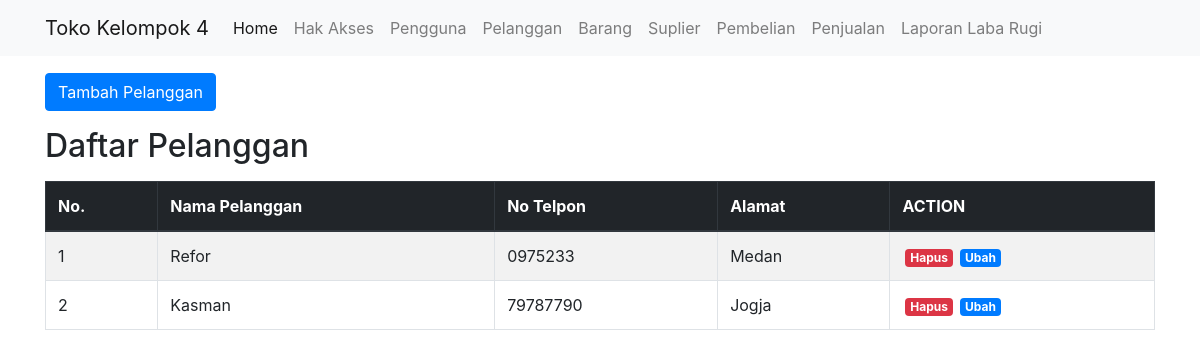
The app's page /public/pelanggan with its own data.
### tables this page shows
CREATE TABLE `pelanggan` (
  `IdPelanggan` int(11) NOT NULL,
  `NamaPelanggan` varchar(255) NOT NULL,
  `NoTelp` varchar(255) NOT NULL,
  `AlamatPelanggan` varchar(255) NOT NULL
);

### app/core/Controller.php (called while the page is built, shortened)
<?php
class Controller {
    public function view($view, $data = [])
    {
        require_once '../app/views/' . $view . '.php';
    }
    public function model($model)
    {
        return new $model;
    }
}

### app/controllers/Pelanggan.php (called while the page is built, shortened)
<?php
class Pelanggan extends Controller {
    public function index()
    {
        $data['judul'] = 'Daftar Pelanggan';
        $data['br'] = $this->model('Pelanggan_model')->getAllPelanggan();
        $this->view('pelanggan/index', $data);
    }
}

### app/core/App.php (called while the page is built, shortened)
<?php
class App {
    protected $method = 'index';
    protected $params = [];
    public function __construct()
    {
        $this->controller = new $this->controller;
        call_user_func_array([$this->controller, $this->method], $this->params);
    }
}

### public/index.php (called while the page is built, shortened)
<?php
$app = new App;

### app/core/Database.php (called while the page is built, shortened)
<?php
class Database {
    private $host = DB_HOST;
    private $user = DB_USER;
    private $pass = DB_PASS;
    private $db_name = DB_NAME;
    private $dbh;
    private $stmt;
    public function __construct()
    {
        $dsn = 'mysql:host=' . $this->host . ';dbname=' . $this->db_name;
        $option = [
            PDO::ATTR_PERSISTENT => true,
            PDO::ATTR_ERRMODE => PDO::ERRMODE_EXCEPTION
        ];
        try {
            $this->dbh = new PDO($dsn, $this->user, $this->pass, $option);
        } catch(PDOException $e) {
            die($e->getMessage());
        }
    }
    public function query($query)
    {
        $this->stmt = $this->dbh->prepare($query);
    }
    public function execute()
    {
        $this->stmt->execute();
    }
    public function resultSet()
    {
        $this->execute();
        return $this->stmt->fetchAll(PDO::FETCH_ASSOC);
    }
}

### app/models/Pelanggan_model.php (called while the page is built, shortened)
<?php
class Pelanggan_model {
    private $table = 'pelanggan';
    private $db;
    public function __construct()
    {
        $this->db = new Database;
    }
    public function getAllPelanggan()
    {
        $this->db->query('SELECT * FROM ' . $this->table);
        return $this->db->resultSet();
    }
}

### app/views/pelanggan/index.php (the view, shortened to what this page needs)
<div class="container mt-3">
    <div class="row">
        <div class="col-lg-6">
        </div>
    </div>
    <div class="row mb-3">
        <div class="col-lg-6">
            <button type="button" class="btn btn-primary tombolTambahData" data-toggle="modal" data-target="#formModal">
                <i class="fas fa-plus-circle"></i> Tambah Pelanggan
            </button>
        </div>
    </div>
    <h2 class="mb-3">Daftar Pelanggan</h2>
    <div class="table-responsive">
        <table class="table table-bordered table-striped">
            <thead class="thead-dark">
                <tr>
                    <th scope="col">No.</th>
                    <th scope="col">Nama Pelanggan</th>
                    <th scope="col">No Telpon</th>
                    <th scope="col">Alamat</th>
                    <th scope="col">ACTION</th>
                </tr>
            </thead>
            <tbody>
                <?php $i = 1; ?>
                <?php foreach ($data['br'] as $br) : ?>
                    <tr>
                        <td><?= $i++; ?></td>
                        <td><?= $br['NamaPelanggan']; ?></td>
                        <td><?= $br['NoTelp']; ?></td>
                        <td><?= $br['AlamatPelanggan']; ?></td>
                        <td>
                            <a href="<?= BASEURL; ?>/pelanggan/hapus/<?= $br['IdPelanggan']; ?>" class="badge badge-danger tombolHapus" onclick="return confirm('Apakah anda yakin ingin menghapus data?');">
                                <i class="fas fa-trash-alt"></i> Hapus
                            </a>
                            <a href="<?= BASEURL; ?>/pelanggan/ubahDetail/<?= $br['IdPelanggan']; ?>" class="badge badge-primary tombolUbah">
                                <i class="fas fa-edit"></i> Ubah
                            </a>
                        </td>
                    </tr>
                <?php endforeach; ?>
            </tbody>
        </table>
    </div>
</div>

### public/css/style.css (style rules this page uses)
.badge { margin-left: 3px; }

### records on screen
pelanggan: NamaPelanggan "Refor", NoTelp "0975233", AlamatPelanggan "Medan"
pelanggan: NamaPelanggan "Kasman", NoTelp "79787790", AlamatPelanggan "Jogja"
